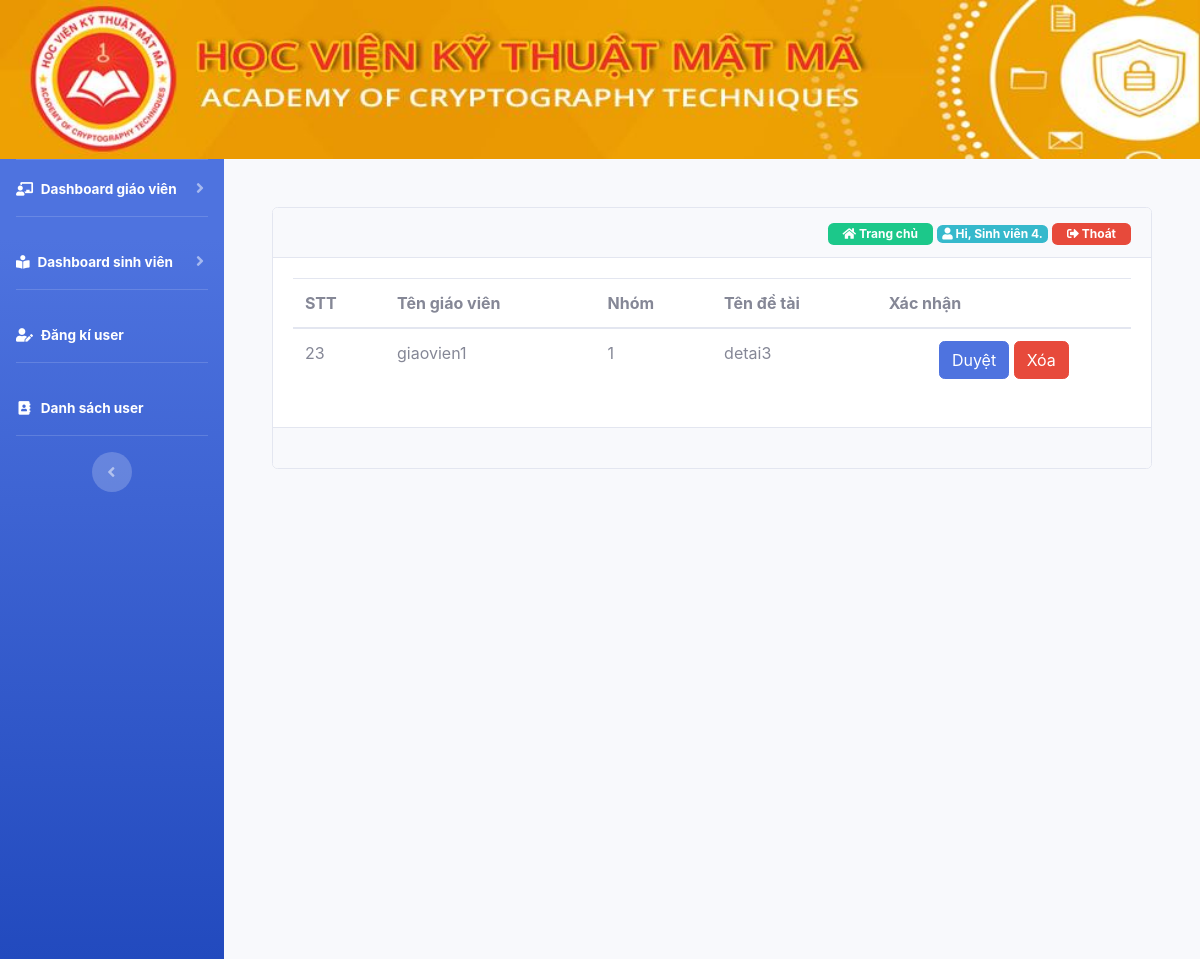
Page /duyet-de-tai.php (signed in) on the committed database.
### tables this page shows
CREATE TABLE `user` (
  `id` int(11) NOT NULL,
  `username` text NOT NULL,
  `password` text NOT NULL,
  `fullname` text NOT NULL,
  `phone` int(11) NOT NULL,
  `email` text NOT NULL,
  `permission` text NOT NULL
);

CREATE TABLE `dsdetaisv` (
  `id` int(11) NOT NULL,
  `tengv` text NOT NULL,
  `nhom` text NOT NULL,
  `detai` text NOT NULL
);

### duyet-de-tai.php (the view, shortened to what this page needs)
<!DOCTYPE html>
<html>
<head>
    <?php require_once('filecss.php') ?>
</head>
<body>
    <div class="container-fluid">
        <?php require_once('logo.php'); ?>
        <div class="main" >
            <div id="wrapper">
                <div class="sidebar bg-gradient-primary">
                    <?php require_once('menu_left.php'); ?>
                </div>
                <div id="content-wrapper" class="d-flex flex-column p-5">
                    <div class="status">
                        <div class="card">
                            <div class="card-header text-right">
                                <?php require_once('home_page.php') ?>
                            </div>
                            <div class="card-body">
                                <form action="" method="post">
                                    <table class="table table-hover table-inverse">
                                        <thead>
                                            <tr>
                                                <th>STT</th>
                                                <th>Tên giáo viên</th>
                                                <th>Nhóm</th>
                                                <th>Tên đề tài</th>
                                                <th colspan="2">Xác nhận</th>
                                            </tr>
                                            <?php
                                            if ($permission == 'teacher') {
                                                $check = mysqli_query($con,"select * from dsdetaisv where tengv = '$fullname'");
                                            }else{
                                                $check = mysqli_query($con,"select * from dsdetaisv ");
                                            }
                                            while ($rowq = mysqli_fetch_row($check)) {
                                             ?>
                                         </thead>
                                         <tbody>
                                             <tr>
                                                 <td><?php echo $rowq['0'] ?></td>
                                                 <td><?php echo $rowq['1'] ?></td>
                                                 <td><?php echo $rowq['2'] ?></td>
                                                 <td><?php echo $rowq['3'] ?></td>
                                                 <td class="text-center">
                                                    <a class="btn btn-primary" href="duyet.php?stt=<?php echo $rowq['0'] ?>">Duyệt</a>
                                                    <a class="btn btn-danger" href="xoa_detai.php?stt=<?php echo $rowq['0'] ?>">Xóa</a>
                                                </td>
                                            </tr>
                                            <?php
                                        }
                                        ?>
                                    </tbody>
                                </table>
                            </form>
                        </div>
                        <div class="card-footer">
                        </div>
                    </div>
                </div>
            </div>
        </div>
    </div>
</body>
</html>

### home_page.php (shortened to what this page needs)
<a href="index.php" style="text-decoration: none;"><span class="badge badge-success" style="padding: 5px 15px; "><i class="fas fa-home"></i> Trang chủ</span></a>
<?php
if (empty($_SESSION['username'])) {
    header("Location: /TTCS/login.php");
} else {
     include 'lib/connect.php';
    $username = $_SESSION['username'];
    $sql = "select * from user where username='$username'";
    $query = mysqli_query($con, $sql);
    if ($query) {
        $row = mysqli_fetch_row($query);
        ?>
        <span class="badge badge-info"><i class="fas fa-user"></i><?php echo " Hi, " . $row[3] . "."; ?></span>
        <a href="logout.php" ><span class="badge badge-danger" style="padding: 5px 15px;"><i class="fas fa-sign-out-alt"></i> Thoát</span></a>
    <?php
}
}
?>

### rows in the picture
user: fullname "Sinh viên 4"
dsdetaisv: id "23", tengv "giaovien1", nhom "1", detai "detai3"
